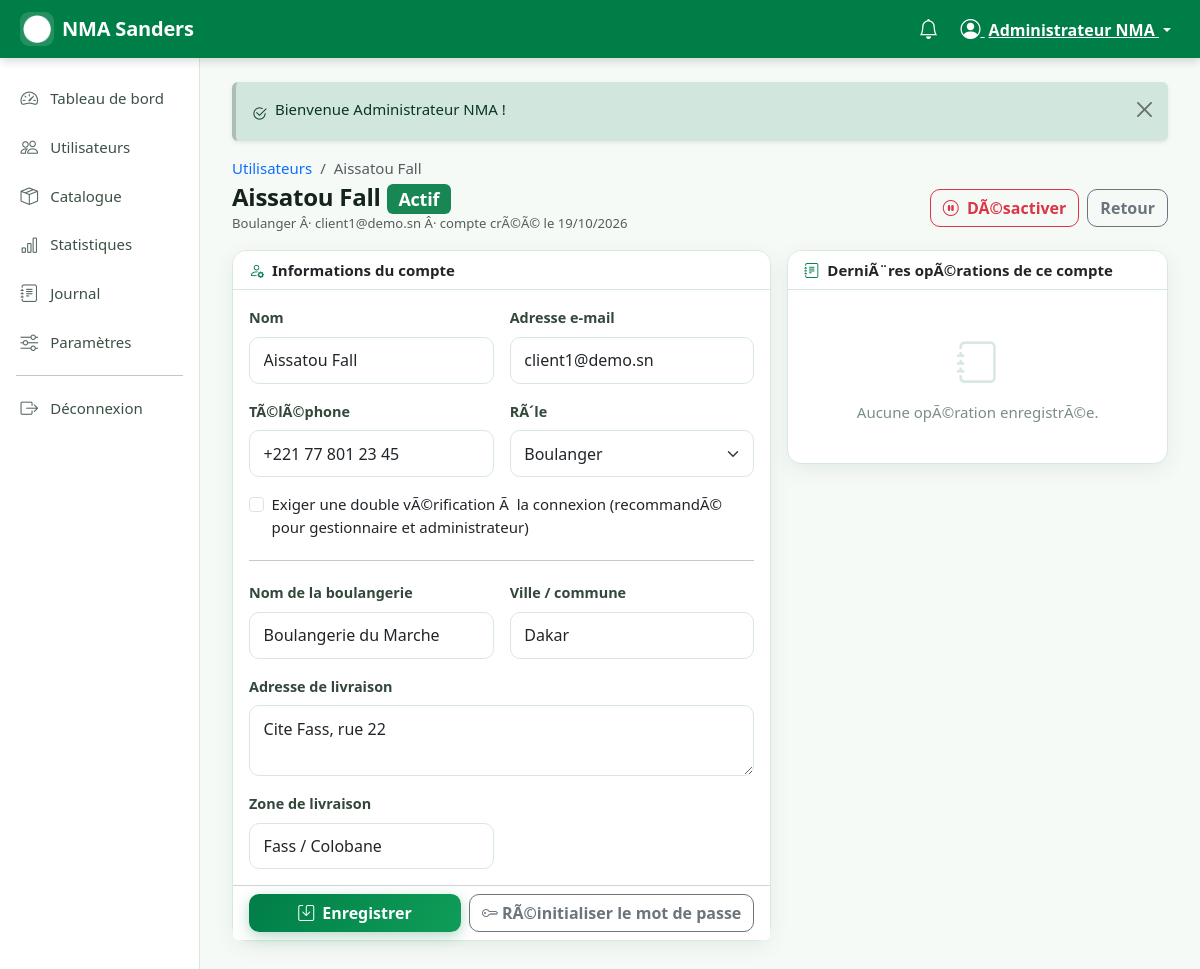
Page /index.php?r=administrateur/utilisateur&id=4 (signed in) on the committed database.
### tables this page shows
CREATE TABLE utilisateur (
    id                  INT UNSIGNED AUTO_INCREMENT PRIMARY KEY,
    nom                 VARCHAR(150)        NOT NULL,
    email               VARCHAR(190)        NOT NULL UNIQUE,
    telephone           VARCHAR(30)         DEFAULT NULL,
    mot_de_passe        VARCHAR(255)        NOT NULL,            
    role                ENUM('boulanger','gestionnaire','administrateur') NOT NULL DEFAULT 'boulanger',
    actif               TINYINT(1)          NOT NULL DEFAULT 0,  
    double_verification TINYINT(1)          NOT NULL DEFAULT 0,  
    code_securite       VARCHAR(255)        DEFAULT NULL,        
    tentatives_connexion TINYINT UNSIGNED   NOT NULL DEFAULT 0,
    bloque_jusqua       DATETIME            DEFAULT NULL,
    reset_token         VARCHAR(64)         DEFAULT NULL,
    reset_expire_le     DATETIME            DEFAULT NULL,
    derniere_connexion  DATETIME            DEFAULT NULL,
    cree_le             DATETIME            NOT NULL DEFAULT CURRENT_TIMESTAMP,
    maj_le              DATETIME            NOT NULL DEFAULT CURRENT_TIMESTAMP ON UPDATE CURRENT_TIMESTAMP,
    INDEX idx_user_role (role, actif)
);

CREATE TABLE boulanger (
    id                  INT UNSIGNED AUTO_INCREMENT PRIMARY KEY,
    utilisateur_id      INT UNSIGNED        NOT NULL UNIQUE,
    nom_boulangerie     VARCHAR(190)        NOT NULL,
    adresse             VARCHAR(255)        NOT NULL,
    ville               VARCHAR(100)        NOT NULL DEFAULT 'Dakar',
    zone_livraison      VARCHAR(100)        DEFAULT NULL,
    cree_le             DATETIME            NOT NULL DEFAULT CURRENT_TIMESTAMP,
    CONSTRAINT fk_boulanger_user FOREIGN KEY (utilisateur_id)
        REFERENCES utilisateur(id) ON DELETE CASCADE
);

### app/views/admin/utilisateur.php (the view, shortened to what the rows shown need)
<?php
$estBoulanger = $compte['role'] === 'boulanger';
?>
<nav aria-label="fil d'ariane">
    <ol class="breadcrumb small mb-1">
        <li class="breadcrumb-item"><a href="<?= e(url('administrateur/utilisateurs')) ?>">Utilisateurs</a></li>
        <li class="breadcrumb-item active" aria-current="page"><?= e($compte['nom']) ?></li>
    </ol>
</nav>
<div class="d-flex flex-wrap justify-content-between align-items-center gap-2 mb-3">
    <div>
        <h1 class="h4 fw-bold mb-0">
            <?= e($compte['nom']) ?>
            <span class="badge text-bg-<?= (int) $compte['actif'] === 1 ? 'success' : 'secondary' ?>">
                <?= (int) $compte['actif'] === 1 ? 'Actif' : 'Inactif' ?>
            </span>
        </h1>
        <p class="text-muted small mb-0">
            <?= e(ucfirst($compte['role'])) ?> Â· <?= e($compte['email']) ?> Â· compte crÃ©Ã© le <?= e(date_fr($compte['cree_le'])) ?>
        </p>
    </div>
</div>
<div class="row g-3">
    <div class="col-12 col-lg-7">
        <form method="post" action="<?= e(url('administrateur/utilisateur/modifier')) ?>" class="card">
            <div class="card-body">
                <div class="row g-3">
                    <div class="col-12 col-md-6">
                        <label class="form-label" for="nom">Nom</label>
                        <input type="text" class="form-control" id="nom" name="nom" required maxlength="150"
                               value="<?= e($compte['nom']) ?>">
                    </div>
                    <div class="col-12 col-md-6">
                        <label class="form-label" for="email">Adresse e-mail</label>
                        <input type="email" class="form-control" id="email" name="email" required value="<?= e($compte['email']) ?>">
                    </div>
                    <div class="col-12 col-md-6">
                        <label class="form-label" for="telephone">TÃ©lÃ©phone</label>
                        <input type="tel" class="form-control" id="telephone" name="telephone" maxlength="30"
                               value="<?= e($compte['telephone'] ?? '') ?>">
                    </div>
                    <div class="col-12 col-md-6">
                        <label class="form-label" for="role">RÃ´le</label>
                        <select class="form-select" id="role" name="role" required>
                            <?php foreach (['boulanger', 'gestionnaire', 'administrateur'] as $role): ?>
                                <option value="<?= e($role) ?>" <?= $compte['role'] === $role ? 'selected' : '' ?>>
                                    <?= e(ucfirst($role)) ?>
                                </option>
                            <?php endforeach; ?>
                        </select>
                    </div>
                    <div class="col-12">
                        <div class="form-check">
                            <input class="form-check-input" type="checkbox" value="1" id="double_verification"
                                   name="double_verification" <?= (int) $compte['double_verification'] === 1 ? 'checked' : '' ?>>
                            <label class="form-check-label" for="double_verification">
                                Exiger une double vÃ©rification Ã  la connexion (recommandÃ© pour gestionnaire et administrateur)
                            </label>
                        </div>
                    </div>
                    <?php if ($estBoulanger): ?>
                        <div class="col-12"><hr class="my-1"></div>
                        <div class="col-12 col-md-6">
                            <label class="form-label" for="nom_boulangerie">Nom de la boulangerie</label>
                            <input type="text" class="form-control" id="nom_boulangerie" name="nom_boulangerie" maxlength="190"
                                   value="<?= e($compte['nom_boulangerie'] ?? '') ?>">
                        </div>
                        <div class="col-12 col-md-6">
                            <label class="form-label" for="ville">Ville / commune</label>
                            <input type="text" class="form-control" id="ville" name="ville" maxlength="100"
                                   value="<?= e($compte['boulanger_ville'] ?? 'Dakar') ?>">
                        </div>
                        <div class="col-12">
                            <label class="form-label" for="adresse">Adresse de livraison</label>
                            <textarea class="form-control" id="adresse" name="adresse" rows="2"
                                      maxlength="255"><?= e($compte['boulanger_adresse'] ?? '') ?></textarea>
                        </div>
                        <div class="col-12 col-md-6">
                            <label class="form-label" for="zone_livraison">Zone de livraison</label>
                            <input type="text" class="form-control" id="zone_livraison" name="zone_livraison" maxlength="100"
                                   value="<?= e($compte['zone_livraison'] ?? '') ?>">
                        </div>
                    <?php endif; ?>
                </div>
            </div>
        </form>
    </div>
</div>

### app/views/layouts/app.php (shortened to what the rows shown need)
<?php
$role        = $utilisateur['role'] ?? 'boulanger';
?>
<!doctype html>
<html lang="fr">
<head>
    <link href="https://cdn.jsdelivr.net/npm/bootstrap@5.3.3/dist/css/bootstrap.min.css" rel="stylesheet"
>
    <link href="https://cdn.jsdelivr.net/npm/bootstrap-icons@1.11.3/font/bootstrap-icons.min.css" rel="stylesheet">
    <link href="<?= e(asset('assets/css/app.css')) ?>" rel="stylesheet">
</head>
<body class="nma-app role-<?= e($role) ?>">
<nav class="navbar nma-navbar sticky-top">
    <div class="container-fluid">
        <div class="d-flex align-items-center gap-1 ms-auto">
            <div class="dropdown">
                <button class="btn btn-link text-white dropdown-toggle px-2" type="button" data-bs-toggle="dropdown"
                        aria-expanded="false">
                    <i class="bi bi-person-circle fs-5"></i>
                    <span class="d-none d-md-inline ms-1"><?= e(mb_substr((string) $utilisateur['nom'], 0, 18)) ?></span>
                </button>
            </div>
        </div>
    </div>
</nav>
<div class="container-fluid">
    <div class="row">
        <main class="col-lg-10 nma-content pb-5">
            <?= $contenu ?>
        </main>
    </div>
</div>
</body>
</html>

### rows in the picture
utilisateur: nom "Administrateur NMA"
boulanger: utilisateur.nom "Aissatou Fall", utilisateur.role "Boulanger", utilisateur.email "client1@demo.sn", utilisateur.cree_le "19/10/2026", nom "Aissatou Fall", email "client1@demo.sn", telephone "+221 77 801 23 45", nom_boulangerie "Boulangerie du Marche", ville "Dakar", adresse "Cite Fass, rue 22", zone_livraison "Fass / Colobane"
utilisateur: role "Boulanger"

### other values in the picture
APP_NAME "NMA Sanders"
$libelle "Tableau de bord"
$libelle "Utilisateurs"
$libelle "Catalogue"
$libelle "Statistiques"
$libelle "Journal"
$libelle "Paramètres"
$msg['message'] "Bienvenue Administrateur NMA !"
